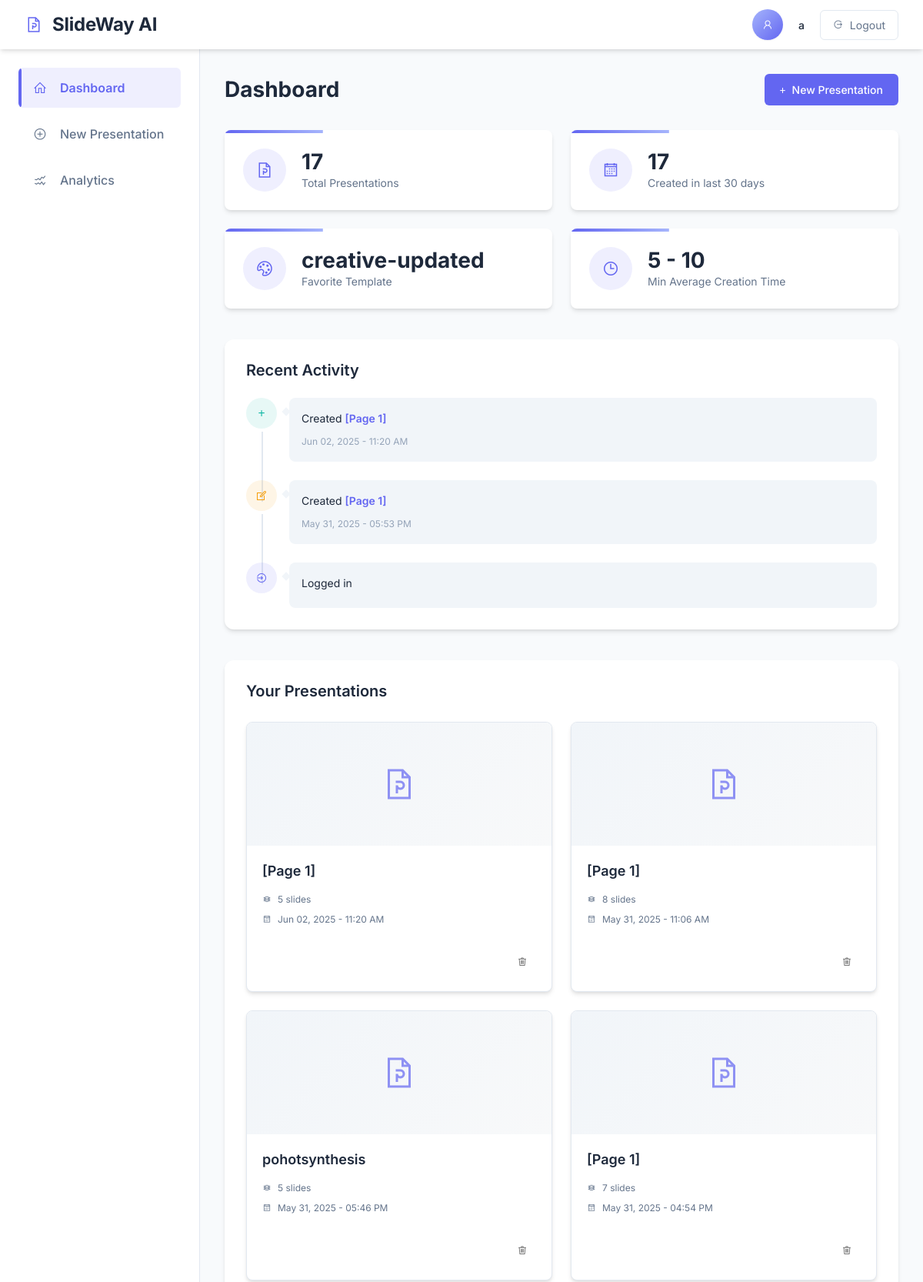
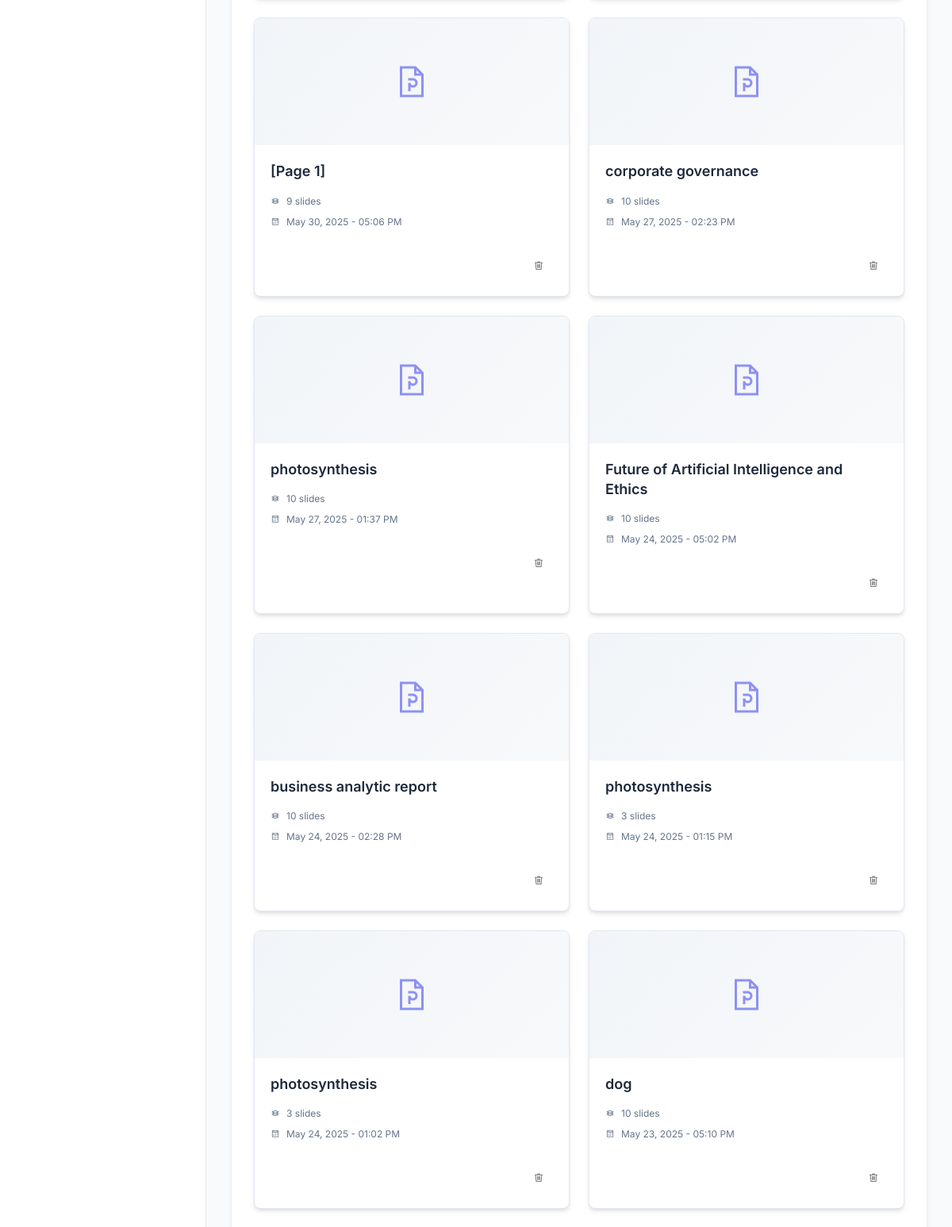
The app's page /dashboard (signed in, upper part) with its own data (2 pictures, top to bottom).
### models.py (models this page shows, shortened)
class Presentation(db.Model):
    __tablename__ = 'presentations'
    id = db.Column(db.Integer, primary_key=True)
    user_id = db.Column(db.Integer, db.ForeignKey('users.id'), nullable=False)
    topic = db.Column(db.String(200), nullable=False)
    template_id = db.Column(db.String(50), nullable=False)
    slide_count = db.Column(db.Integer, default=6)
    created_at = db.Column(db.DateTime, default=datetime.now)
    updated_at = db.Column(db.DateTime, default=datetime.now, onupdate=datetime.now)
    slides = db.relationship('Slide', backref='presentation', lazy=True, cascade="all, delete-orphan", order_by="Slide.slide_order")

### app.py (the view)
@app.route('/dashboard')
@login_required
def dashboard():
    user_id = session.get('user_id')
    username = session.get('username')
    presentations = PresentationModel.query.filter_by(user_id=user_id).order_by(PresentationModel.updated_at.desc()).all()
    thirty_days_ago = datetime.now().replace(tzinfo=None) - timedelta(days=30)
    recent_count = PresentationModel.query.filter_by(user_id=user_id)\
        .filter(PresentationModel.created_at >= thirty_days_ago).count()
    fav_template = "None"
    if presentations:
        template_counts = Counter([p.template_id for p in presentations])
        if template_counts:
            fav_template = template_counts.most_common(1)[0][0]
    return render_template('dashboard.html',
                          username=username,
                          presentations=presentations,
                          recent_count=recent_count,
                          fav_template=fav_template)

### app.py (called while the page is built)
@app.template_filter('format_datetime')
def format_datetime_filter(dt):
    if not dt:
        return ""
    return dt.strftime('%b %d, %Y - %I:%M %p')

### auth.py (called while the page is built)
def login_required(f):
    @wraps(f)
    def decorated_function(*args, **kwargs):
        if 'user_id' not in session:
            return redirect(url_for('auth.login'))
        return f(*args, **kwargs)
    return decorated_function

### templates/dashboard.html (shortened to what this page needs)
<!DOCTYPE html>
<html lang="en">
<head>
    <link rel="stylesheet" href="{{ url_for('static', filename='css/styles.css') }}">
    <link rel="stylesheet" href="{{ url_for('static', filename='css/dashboard.css') }}">
    <link rel="stylesheet" href="{{ url_for('static', filename='css/all.min.css') }}">
</head>
<body>
    <div class="dashboard-container">
        <header class="dashboard-header">
            <div class="logo">
                <i class="fas fa-file-powerpoint logo-icon"></i>
                <h1>SlideWay AI</h1>
            </div>
            <div class="user-menu">
                <div class="user-avatar">
                    <i class="fas fa-user"></i>
                </div>
                <span class="username">{{ username }}</span>
                <a href="{{ url_for('auth.logout') }}" class="logout-btn"><i class="fas fa-sign-out-alt"></i> Logout</a>
            </div>
        </header>
        <div class="dashboard-layout">
            <aside class="dashboard-sidebar">
                <nav class="sidebar-nav">
                    <a href="#" class="nav-item active">
                        <i class="fas fa-home"></i>
                        <span>Dashboard</span>
                    </a>
                    <a href="{{ url_for('editor') }}" class="nav-item">
                        <i class="fas fa-plus-circle"></i>
                        <span>New Presentation</span>
                    </a>
                    <a href="{{ url_for('analytics') }}" class="nav-item">
                        <i class="fas fa-chart-line"></i>
                        <span>Analytics</span>
                    </a>
                </nav>
            </aside>
            <main class="dashboard-content">
                <div class="page-header">
                    <h2>Dashboard</h2>
                    <div class="header-actions">
                        <a href="{{ url_for('editor') }}" class="action-btn primary-btn">
                            <i class="fas fa-plus"></i> New Presentation
                        </a>
                    </div>
                </div>
                <div class="dashboard-metrics">
                    <div class="metric-card">
                        <div class="metric-icon">
                            <i class="fas fa-file-powerpoint"></i>
                        </div>
                        <div class="metric-info">
                            <span class="metric-value">{{ presentations|length }}</span>
                            <span class="metric-label">Total Presentations</span>
                        </div>
                    </div>
                    {% if presentations %}
                    <div class="metric-card">
                        <div class="metric-icon">
                            <i class="fas fa-calendar-alt"></i>
                        </div>
                        <div class="metric-info">
                            <span class="metric-value">{{ recent_count }}</span>
                            <span class="metric-label">Created in last 30 days</span>
                        </div>
                    </div>
                    <div class="metric-card">
                        <div class="metric-icon">
                            <i class="fas fa-palette"></i>
                        </div>
                        <div class="metric-info">
                            <span class="metric-value">{{ fav_template }}</span>
                            <span class="metric-label">Favorite Template</span>
                        </div>
                    </div>
                    {% endif %}
                    <div class="metric-card">
                        <div class="metric-icon">
                            <i class="fas fa-clock"></i>
                        </div>
                        <div class="metric-info">
                            <span class="metric-value">5 - 10</span>
                            <span class="metric-label">Min Average Creation Time</span>
                        </div>
                    </div>
                </div>
                <section class="recent-activity">
                    <div class="section-header">
                        <h3>Recent Activity</h3>
                    </div>
                    <div class="activity-timeline">
                        {% if presentations and presentations|length > 0 %}
                            <div class="timeline-item">
                                <div class="timeline-icon create-icon">
                                    <i class="fas fa-plus"></i>
                                </div>
                                <div class="timeline-content">
                                    <p class="activity-text">Created <span class="highlight">{{ presentations[0].topic }}</span></p>
                                    <span class="activity-time">{{ presentations[0].created_at|format_datetime }}</span>
                                </div>
                            </div>
                        {% endif %}
                        {% if presentations and presentations|length > 1 %}
                            <div class="timeline-item">
                                <div class="timeline-icon edit-icon">
                                    <i class="fas fa-edit"></i>
                                </div>
                                <div class="timeline-content">
                                    <p class="activity-text">Created <span class="highlight">{{ presentations[1].topic }}</span></p>
                                    <span class="activity-time">{{ presentations[1].updated_at|format_datetime }}</span>
                                </div>
                            </div>
                        {% endif %}
                        <div class="timeline-item">
                            <div class="timeline-icon login-icon">
                                <i class="fas fa-sign-in-alt"></i>
                            </div>
                            <div class="timeline-content">
                                <p class="activity-text">Logged in</p>
                            </div>
                        </div>
                    </div>
                </section>
                <section class="presentations-panel">
                    <div class="section-header">
                        <h3>Your Presentations</h3>
                    </div>
                    <div class="presentations-grid">
                        {% if presentations %}
                        {% for presentation in presentations %}
                        <div class="presentation-card">
                            <div class="presentation-preview">
                            </div>
                            <div class="presentation-details">
                                <h4 class="presentation-title">{{ presentation.topic }}</h4>
                                <div class="presentation-meta">
                                    <span class="slides-count"><i class="fas fa-layer-group"></i> {{ presentation.slide_count }} slides</span>
                                    <span class="created-date"><i class="far fa-calendar"></i> {{ presentation.created_at|format_datetime }}</span>
                                </div>
                                <div class="presentation-actions">
                                    <button class="action-icon-btn delete-btn" title="Delete" onclick="deletePresentation('{{ presentation.id }}')">
                                        <i class="fas fa-trash"></i>
                                    </button>
                                </div>
                            </div>
                        </div>
                        {% endfor %}
                        {% endif %}
                    </div>
                </section>
            </main>
        </div>
    </div>
</body>
</html>

### static/css/styles.css (style rules this page uses)
:root { --primary-color: #6366f1; --primary-light: #a5b4fc; --primary-dark: #4338ca; --secondary-color: #14b8a6; --secondary-light: #5eead4; --secondary-dark: #0f766e; --accent-color: #f59e0b; --accent-light: #fcd34d; --accent-dark: #b45309; --text-primary: #1e293b; --text-secondary: #64748b; --text-muted: #94a3b8; --background-color: #f8fafc; --card-bg: #ffffff; --card-bg-secondary: #f1f5f9; --success-color: #10b981; --warning-color: #f59e0b; --danger-color: #ef4444; --info-color: #3b82f6; --border-color: #e2e8f0; --box-shadow-sm: 0 1px 2px 0 rgba(0, 0, 0, 0.05); --box-shadow: 0 4px 6px -1px rgba(0, 0, 0, 0.1), 0 2px 4px -1px rgba(0, 0, 0, 0.06); --box-shadow-md: 0 6px 10px -3px rgba(0, 0, 0, 0.1), 0 4px 6px -2px rgba(0, 0, 0, 0.05); --box-shadow-lg: 0 10px 15px -3px rgba(0, 0, 0, 0.1), 0 4px 6px -2px rgba(0, 0, 0, 0.05); --transition-fast: all 0.2s ease; --transition: all 0.3s ease; --radius-sm: 0.25rem; --radius-md: 0.375rem; --radius-lg: 0.5rem; --radius-xl: 0.75rem; --radius-2xl: 1rem; }
* { box-sizing: border-box; margin: 0; padding: 0; }
body { font-family: 'Inter', sans-serif; font-size: 16px; line-height: 1.5; color: var(--text-primary); background-color: var(--background-color); -webkit-font-smoothing: antialiased; -moz-osx-font-smoothing: grayscale; }
h1, h2, h3, h4, h5, h6 { font-family: 'Inter', sans-serif; font-weight: 600; line-height: 1.2; margin-bottom: 1rem; color: var(--text-primary); }
h1 { font-size: 2.25rem; font-weight: 700; }
h2 { font-size: 1.875rem; }
h3 { font-size: 1.5rem; }
h4 { font-size: 1.25rem; }
p { margin-bottom: 1rem; }
a { color: var(--primary-color); text-decoration: none; transition: var(--transition-fast); }
a { text-decoration: none; color: var(--primary-color); transition: var(--transition); }
button, .btn { cursor: pointer; transition: var(--transition); }
h1, h2, h3, h4, h5, h6 { color: var(--text-color); font-weight: 600; }
.primary-btn { background-color: var(--primary-color); color: white; }

### templates/dashboard.html (style rules this page uses)
.presentation-actions { display: flex; gap: 0.5rem; margin-top: 0.5rem; }
.action-icon-btn { background: none; border: none; cursor: pointer; padding: 0.25rem; color: #666; transition: color 0.2s; }

### records on screen
Presentation: template "creative-updated", topic "pohotsynthesis", slide_count "5", created_at "May 31, 2025 - 05:46 PM"
Presentation: topic "[Page 1]", created_at "Jun 02, 2025 - 11:20 AM", slide_count "5"
Presentation: topic "[Page 1]", updated_at "May 31, 2025 - 05:53 PM", slide_count "8", created_at "May 31, 2025 - 11:06 AM"
Presentation: topic "[Page 1]", slide_count "7", created_at "May 31, 2025 - 04:54 PM"
Presentation: topic "[Page 1]", slide_count "9", created_at "May 30, 2025 - 05:06 PM"
Presentation: topic "corporate governance", slide_count "10", created_at "May 27, 2025 - 02:23 PM"
Presentation: topic "photosynthesis", slide_count "10", created_at "May 27, 2025 - 01:37 PM"
Presentation: topic "Future of Artificial Intelligence and Ethics", slide_count "10", created_at "May 24, 2025 - 05:02 PM"
Presentation: topic "business analytic report", slide_count "10", created_at "May 24, 2025 - 02:28 PM"
Presentation: topic "photosynthesis", slide_count "3", created_at "May 24, 2025 - 01:15 PM"
Presentation: topic "photosynthesis", slide_count "3", created_at "May 24, 2025 - 01:02 PM"
Presentation: topic "dog", slide_count "10", created_at "May 23, 2025 - 05:10 PM"

### other values on screen
{{ username }} "a"
{{ presentations|length }} "17"
{{ recent_count }} "17"
